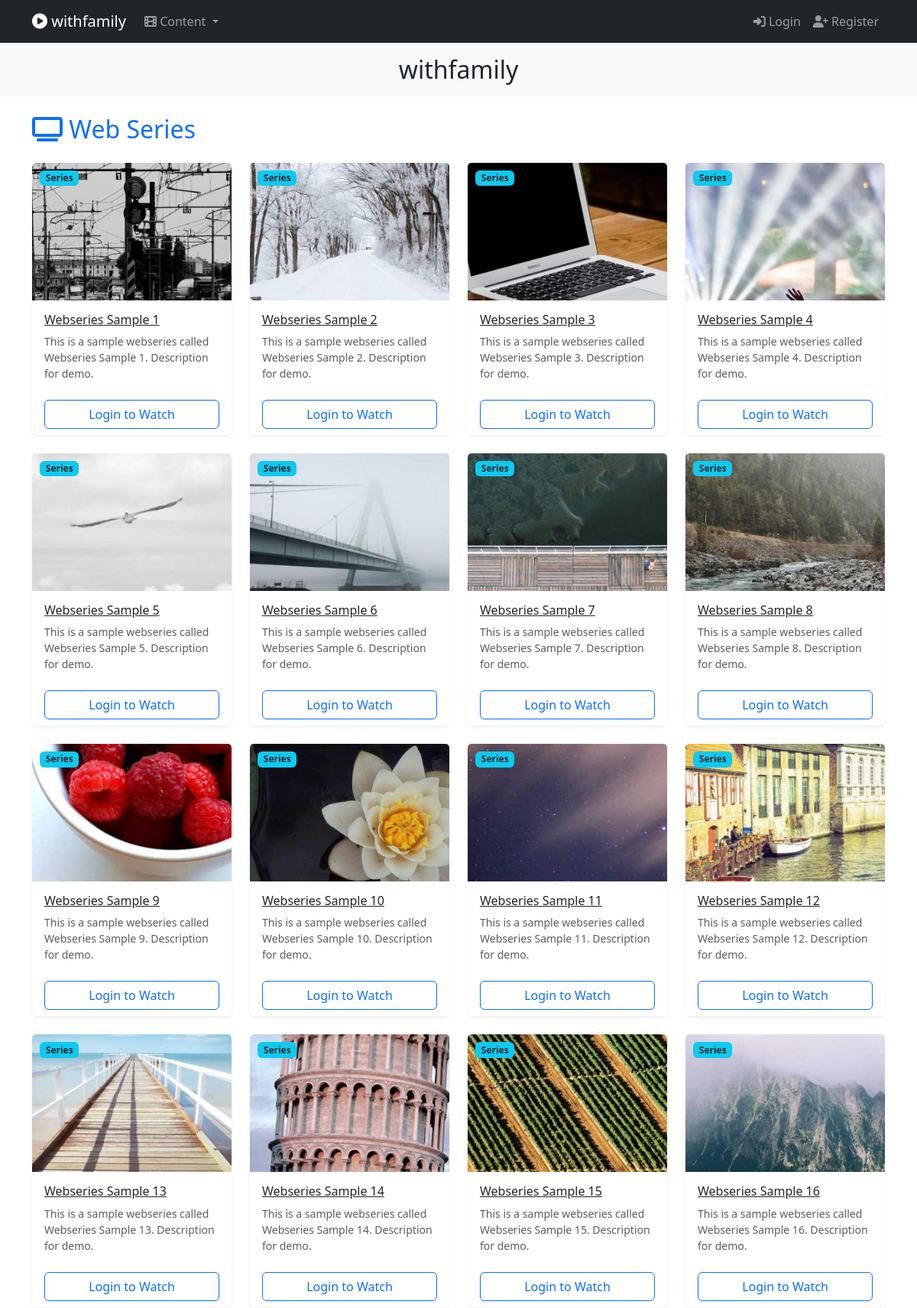
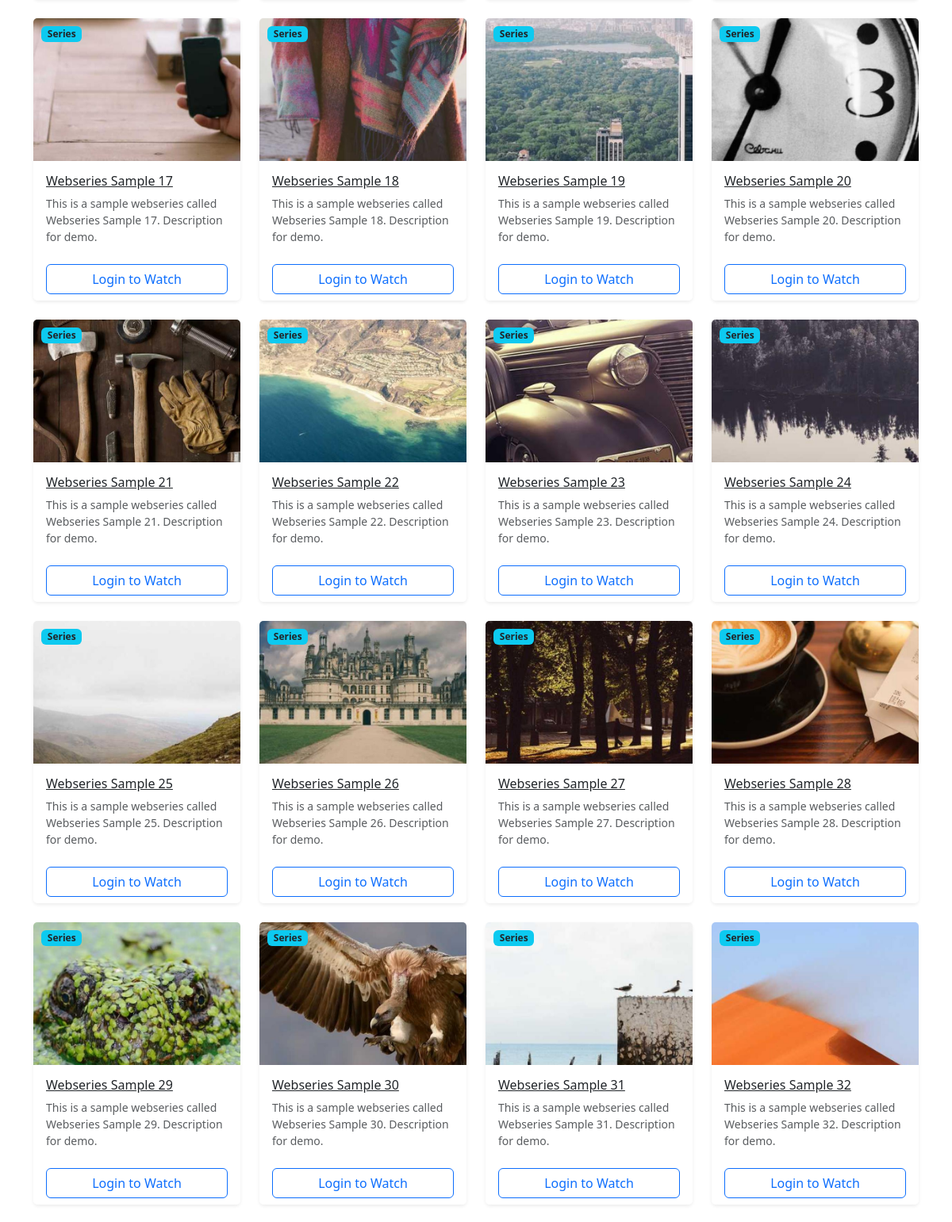
The page /webseries/ (upper part) on the database its author committed (2 pictures, top to bottom).
### content/models.py (models this page shows, shortened)
class Content(models.Model):
    CONTENT_TYPES = [
        ('movie', 'Movie'),
        ('webseries', 'Web Series'),
        ('shortfilm', 'Short Film'),
        ('social', 'Social Content'),
    ]
    title = models.CharField(max_length=200)
    description = models.TextField()
    content_type = models.CharField(max_length=20, choices=CONTENT_TYPES)
    category = models.ForeignKey(Category, on_delete=models.CASCADE)
    thumbnail = models.ImageField(upload_to='thumbnails/', blank=True, null=True)
    video_url = models.URLField(blank=True)
    video_file = models.FileField(upload_to='videos/', blank=True, null=True)
    slug = models.SlugField(max_length=250, unique=True, blank=True)
    created_at = models.DateTimeField(auto_now_add=True)
    updated_at = models.DateTimeField(auto_now=True)
    def get_absolute_url(self):
        return reverse('content_watch', kwargs={'slug': self.slug})

### content/views.py (the view)
# urls.py: path('webseries/', views.webseries_view, name='webseries'),
def webseries_view(request):
    webseries = Content.objects.filter(content_type='webseries')
    return render(request, 'content/webseries.html', {'webseries': webseries})

### content/context_processors.py (called while the page is built)
def site_config(request):
    try:
        config = SiteConfig.objects.first()
        if not config:
            return {'site_name': 'withfamily', 'site_logo': None}
        return {'site_name': config.site_name, 'site_logo': config.logo}
    except (OperationalError, ProgrammingError, Exception):
        return {'site_name': 'withfamily', 'site_logo': None}

### content/templates/content/webseries.html
{% extends 'content/base.html' %}
{% block content %}
<div class="container mt-4">
    <h2 class="mb-4 text-primary"><i class="fas fa-tv"></i> Web Series</h2>
    <div class="row">
        {% for item in webseries %}
        <div class="col-md-3 col-sm-6 mb-4">
            <div class="card h-100 shadow-sm border-0">
                <div class="position-relative">
                    {% if item.thumbnail %}
                        <a href="{{ item.get_absolute_url }}"><img src="{{ item.thumbnail.url }}" class="card-img-top" alt="{{ item.title }}" style="height: 180px; object-fit: cover;"></a>
                    {% else %}
                        <a href="{{ item.get_absolute_url }}"><div class="bg-gradient rounded-top text-white d-flex align-items-center justify-content-center" style="height:180px; background: linear-gradient(135deg,#ff7e5f 0%,#feb47b 100%);"> <h5 class="m-0">{{ item.title }}</h5></div></a>
                    {% endif %}
                    <span class="badge bg-info text-dark position-absolute" style="top:10px; left:10px;">Series</span>
                </div>
                <div class="card-body">
                    <h6 class="card-title"><a class="text-dark" href="{{ item.get_absolute_url }}">{{ item.title }}</a></h6>
                    <p class="card-text small text-muted">{{ item.description|truncatewords:15 }}</p>
                </div>
                <div class="card-footer bg-white border-0">
                    {% if user.is_authenticated %}
                        <a href="{{ item.get_absolute_url }}" class="btn btn-primary w-100">Watch</a>
                    {% else %}
                        <a href="{% url 'login' %}?next={{ item.get_absolute_url }}" class="btn btn-outline-primary w-100">Login to Watch</a>
                    {% endif %}
                </div>
            </div>
        </div>
        {% empty %}
        <div class="col-12">
            <div class="alert alert-info">No series available at the moment.</div>
        </div>
        {% endfor %}
    </div>
</div>
{% endblock %}

### content/templates/content/base.html (shortened to what this page needs)
{% load static %}
<!DOCTYPE html>
<html lang="en">
<head>
    <link href="https://cdn.jsdelivr.net/npm/bootstrap@5.3.2/dist/css/bootstrap.min.css" rel="stylesheet">
    <link href="https://cdnjs.cloudflare.com/ajax/libs/font-awesome/6.5.0/css/all.min.css" rel="stylesheet">
</head>
<body>
    <nav class="navbar navbar-expand-lg navbar-dark bg-dark">
        <div class="container">
            <a class="navbar-brand" href="{% url 'home' %}">
                <i class="fas fa-play-circle"></i> withfamily
            </a>
            <div class="collapse navbar-collapse" id="navbarNav">
                <ul class="navbar-nav me-auto">
                    <li class="nav-item dropdown">
                        <a class="nav-link dropdown-toggle" href="#" id="contentDropdown" role="button" data-bs-toggle="dropdown">
                            <i class="fas fa-film"></i> Content
                        </a>
                    </li>
                </ul>
                <ul class="navbar-nav">
                    {% if user.is_authenticated %}
                        <li class="nav-item">
                            <span class="navbar-text me-3">
                                Welcome, {{ user.username }}
                            </span>
                        </li>
                        <li class="nav-item">
                            <a class="nav-link" href="{% url 'profile' %}">
                                <i class="fas fa-user"></i> Profile
                            </a>
                        </li>
                        <li class="nav-item">
                            <a class="nav-link" href="{% url 'logout' %}">
                                <i class="fas fa-sign-out-alt"></i> Logout
                            </a>
                        </li>
                    {% else %}
                        <li class="nav-item">
                            <a class="nav-link" href="{% url 'login' %}">
                                <i class="fas fa-sign-in-alt"></i> Login
                            </a>
                        </li>
                        <li class="nav-item">
                            <a class="nav-link" href="{% url 'register' %}">
                                <i class="fas fa-user-plus"></i> Register
                            </a>
                        </li>
                    {% endif %}
                </ul>
            </div>
        </div>
    </nav>
    <div class="bg-light py-3">
        <div class="container text-center">
            {% if site_logo %}
                <img src="{{ site_logo.url }}" alt="{{ site_name }}" class="img-fluid" style="max-height:120px;">
            {% else %}
                <h2 class="mb-0">{{ site_name }}</h2>
            {% endif %}
        </div>
    </div>
    <main>
        {% block content %}
        {% endblock %}
    </main>
</body>
</html>

### rows shown on the page
Content: thumbnail (picture), title "Webseries Sample 1", description "This is a sample webseries called Webseries Sample 1. Description for demo."
Content: thumbnail (picture), title "Webseries Sample 2", description "This is a sample webseries called Webseries Sample 2. Description for demo."
Content: thumbnail (picture), title "Webseries Sample 3", description "This is a sample webseries called Webseries Sample 3. Description for demo."
Content: thumbnail (picture), title "Webseries Sample 4", description "This is a sample webseries called Webseries Sample 4. Description for demo."
Content: thumbnail (picture), title "Webseries Sample 5", description "This is a sample webseries called Webseries Sample 5. Description for demo."
Content: thumbnail (picture), title "Webseries Sample 6", description "This is a sample webseries called Webseries Sample 6. Description for demo."
Content: thumbnail (picture), title "Webseries Sample 7", description "This is a sample webseries called Webseries Sample 7. Description for demo."
Content: thumbnail (picture), title "Webseries Sample 8", description "This is a sample webseries called Webseries Sample 8. Description for demo."
Content: thumbnail (picture), title "Webseries Sample 9", description "This is a sample webseries called Webseries Sample 9. Description for demo."
Content: thumbnail (picture), title "Webseries Sample 10", description "This is a sample webseries called Webseries Sample 10. Description for demo."
Content: thumbnail (picture), title "Webseries Sample 11", description "This is a sample webseries called Webseries Sample 11. Description for demo."
Content: thumbnail (picture), title "Webseries Sample 12", description "This is a sample webseries called Webseries Sample 12. Description for demo."
Content: thumbnail (picture), title "Webseries Sample 13", description "This is a sample webseries called Webseries Sample 13. Description for demo."
Content: thumbnail (picture), title "Webseries Sample 14", description "This is a sample webseries called Webseries Sample 14. Description for demo."
Content: thumbnail (picture), title "Webseries Sample 15", description "This is a sample webseries called Webseries Sample 15. Description for demo."
Content: thumbnail (picture), title "Webseries Sample 16", description "This is a sample webseries called Webseries Sample 16. Description for demo."
Content: thumbnail (picture), title "Webseries Sample 17", description "This is a sample webseries called Webseries Sample 17. Description for demo."
Content: thumbnail (picture), title "Webseries Sample 18", description "This is a sample webseries called Webseries Sample 18. Description for demo."
Content: thumbnail (picture), title "Webseries Sample 19", description "This is a sample webseries called Webseries Sample 19. Description for demo."
Content: thumbnail (picture), title "Webseries Sample 20", description "This is a sample webseries called Webseries Sample 20. Description for demo."
Content: thumbnail (picture), title "Webseries Sample 21", description "This is a sample webseries called Webseries Sample 21. Description for demo."
Content: thumbnail (picture), title "Webseries Sample 22", description "This is a sample webseries called Webseries Sample 22. Description for demo."
Content: thumbnail (picture), title "Webseries Sample 23", description "This is a sample webseries called Webseries Sample 23. Description for demo."
Content: thumbnail (picture), title "Webseries Sample 24", description "This is a sample webseries called Webseries Sample 24. Description for demo."
Content: thumbnail (picture), title "Webseries Sample 25", description "This is a sample webseries called Webseries Sample 25. Description for demo."
Content: thumbnail (picture), title "Webseries Sample 26", description "This is a sample webseries called Webseries Sample 26. Description for demo."
Content: thumbnail (picture), title "Webseries Sample 27", description "This is a sample webseries called Webseries Sample 27. Description for demo."
Content: thumbnail (picture), title "Webseries Sample 28", description "This is a sample webseries called Webseries Sample 28. Description for demo."
Content: thumbnail (picture), title "Webseries Sample 29", description "This is a sample webseries called Webseries Sample 29. Description for demo."
Content: thumbnail (picture), title "Webseries Sample 30", description "This is a sample webseries called Webseries Sample 30. Description for demo."
Content: thumbnail (picture), title "Webseries Sample 31", description "This is a sample webseries called Webseries Sample 31. Description for demo."
Content: thumbnail (picture), title "Webseries Sample 32", description "This is a sample webseries called Webseries Sample 32. Description for demo."

### other values the page prints
{{ site_name }} "withfamily"
